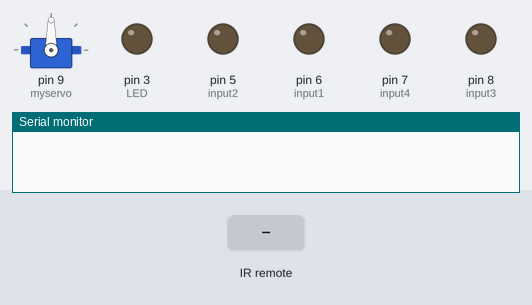
Bench run of a sketch on a simulated Arduino Uno, built with avr-gcc and run on an emulated ATmega328P. On the bench: servo, output pins drawn as LEDs (lit = HIGH), the last lines printed to the serial monitor. The inputs (shaded band) are chosen by the test bench.

Above: at 1.2 s.
1.3 s: infrared code 0xFB006897 received
At 2.5 s:
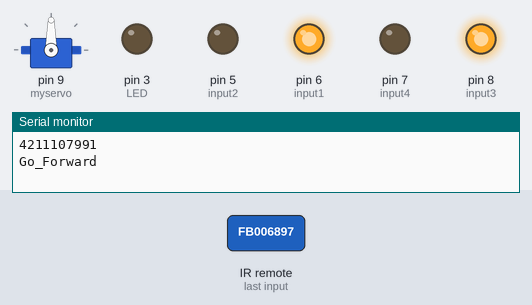
2.8 s: infrared code 0xFB000AF5 received
At 3.9 s:
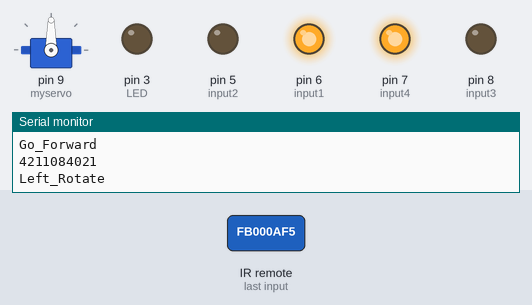
4.3 s: infrared code 0xFB008877 received
At 5.1 s:
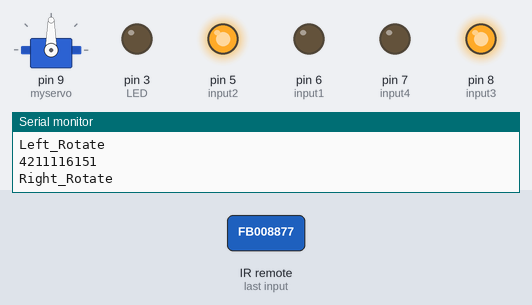
5.8 s: infrared code 0xFB002AD5 received
At 6.2 s:
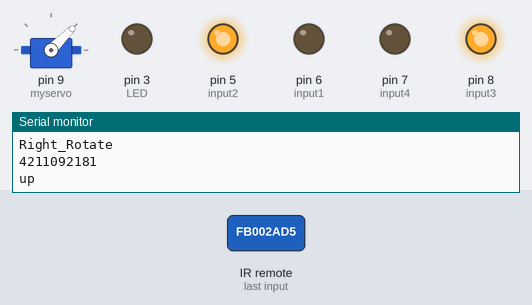
7.3 s: infrared code 0xFB00A857 received
At 8.6 s:
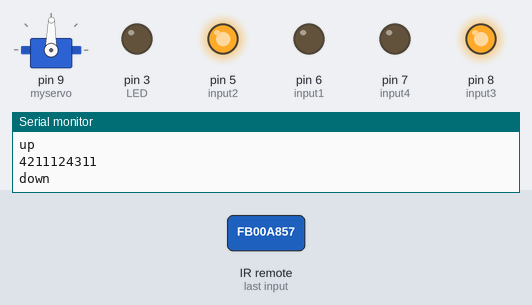
Timing chart, 0 to 9.8 s (numbered marks = the images above; inputs shaded):
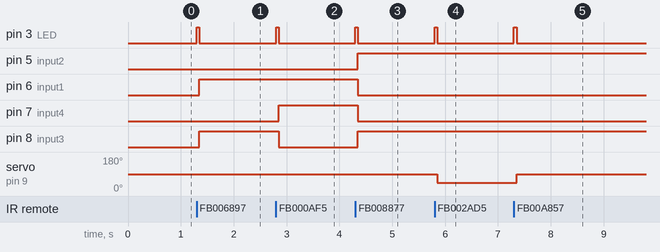

The sketch:

butterbot.ino
```cpp
#include <IRremote.h>
#include <Servo.h>

long Go_Forward = 0x00FF18E7;
long Left_Rotate =  0x00FF5AA5;
long Right_Rotate = 0x00FF10EF;

long Go_Back = 0x00FF4AB5;
long Stand_Stop = 0x00FF38C7;

Servo myservo;  // create servo object to control a servo
int pos = 0;
long timeDelay;

int LED = 3; //

int input1 = 6; //
int input2 = 5; //
int input3 = 8; //
int input4 = 7; //

int RECV_PIN = 2;//
IRrecv irrecv(RECV_PIN);
decode_results results;


void setup() {
Serial.begin (9600);
  myservo.attach(9);  // attaches the servo on pin 9 to the servo object


irrecv.enableIRIn(); //

pinMode(input2,OUTPUT);
pinMode(input1,OUTPUT);
pinMode(input3,OUTPUT);
pinMode(input4,OUTPUT);

pinMode(LED,OUTPUT);

}

void loop() {
   digitalWrite(LED,LOW);
  if (irrecv.decode(&results)){

       Serial.println(results.value);

    if(results.value == 4211107991){
       Serial.println("Go_Forward");
       digitalWrite(LED,HIGH);  //
       delay(50);
       digitalWrite(LED,LOW);  //


        digitalWrite(input1,HIGH); //
        digitalWrite(input2,LOW);  //
        digitalWrite(input3,HIGH); //
        digitalWrite(input4,LOW);  //
      }

    if(results.value == 4211084021){
             Serial.println("Left_Rotate");
                    digitalWrite(LED,HIGH);  //
       delay(50);
       digitalWrite(LED,LOW);  //

        digitalWrite(input1,HIGH); //
        digitalWrite(input2,LOW);  //
        digitalWrite(input3,LOW); //
        digitalWrite(input4,HIGH);  //


      }
    if(results.value == 4211116151){
                   Serial.println("Right_Rotate");

                          digitalWrite(LED,HIGH);  //
       delay(50);
       digitalWrite(LED,LOW);  //

        digitalWrite(input1,LOW); //
        digitalWrite(input2,HIGH);  //
        digitalWrite(input3,HIGH); //
        digitalWrite(input4,LOW);  //

      }

    if(results.value == 4211092181){
     Serial.println("up");

            digitalWrite(LED,HIGH);  //
       delay(50);
       digitalWrite(LED,LOW);  //

       pos = 45  ;
       myservo.write(pos);                        // tell servo to go to position in variable 'ONpos'
       delay(15);                                        // randomize wait time for the servo to reach the position


      }
    if(results.value == 4211124311){
     Serial.println("down");

            digitalWrite(LED,HIGH);  //
       delay(50);
       digitalWrite(LED,LOW);  //
       pos = 89  ;
       myservo.write(pos);                        // tell servo to go to position in variable 'ONpos'
       delay(15);


      }


    if(results.value == 4211099831){
         Serial.println("Stop");
       digitalWrite(LED,HIGH);  //
       delay(50);
       digitalWrite(LED,LOW);  //

        digitalWrite(input1,LOW); //
        digitalWrite(input2,LOW);  //
        digitalWrite(input3,LOW); //
        digitalWrite(input4,LOW);  //
      }

    if(results.value == 4211110031){

             digitalWrite(LED,HIGH);  //
       delay(50);
       digitalWrite(LED,LOW);  //

         Serial.println("back");
        digitalWrite(input1,LOW); //
        digitalWrite(input2,HIGH);  //
        digitalWrite(input3,LOW); //
        digitalWrite(input4,HIGH);  //
      }

    irrecv.resume();
    }

}
```

Measured:
- after the input at 1.3 s, pin 3 (LED): LOW → HIGH at once, → LOW 0.05 s later; pin 6 (input1), pin 8 (input3): LOW → HIGH after 0.05 s
- after the input at 2.8 s, pin 3 (LED): LOW → HIGH at once, → LOW 0.05 s later; pin 7 (input4): LOW → HIGH after 0.05 s; pin 8 (input3): HIGH → LOW after 0.05 s
- after the input at 4.3 s, pin 3 (LED): LOW → HIGH at once, → LOW 0.05 s later; pin 5 (input2), pin 8 (input3): LOW → HIGH after 0.05 s; pin 6 (input1), pin 7 (input4): HIGH → LOW after 0.05 s
- after the input at 5.8 s, pin 3 (LED): LOW → HIGH at once, → LOW 0.05 s later; servo on pin 9 (myservo): 90° → 45° after 0.05 s
- after the input at 7.3 s, pin 3 (LED): LOW → HIGH at once, → LOW 0.05 s later; servo on pin 9 (myservo): 45° → 89° after 0.05 s
